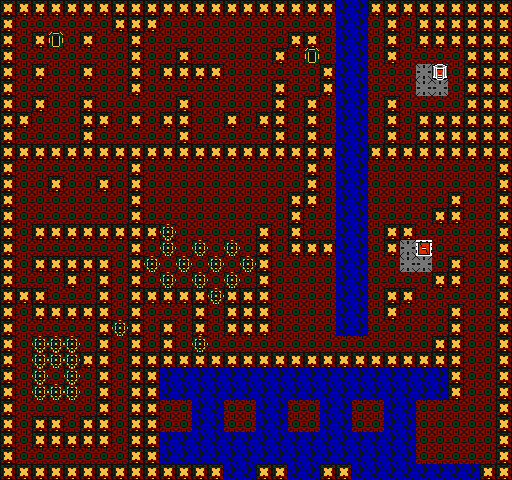

A 2D game scene composited from a Tiled map and its tileset images. What follows is a short description and the map's XML, with every tile layer's data as written:
An orthogonal 32x30 tile map with 16x16 px tiles, 1 tile layer (tilemap), 1 hidden layer not drawn and 3 objects (3x transfer).

<map version="1.0" tiledversion="1.1.2" orientation="orthogonal" renderorder="right-down" width="32" height="30" tilewidth="16" tileheight="16" infinite="0" nextobjectid="4">
 <properties>
  <property name="background_tile" type="int" value="15" />
  <property name="bgm" value="field" />
  <property name="encounter_table" type="int" value="0" />
 </properties>
 <tileset firstgid="1" source="tileset.tsx" />
 <layer name="tilemap" width="32" height="30" locked="1">
  <data encoding="csv">
16,16,16,16,16,16,16,16,16,16,16,16,16,16,16,16,16,16,16,16,16,2,2,16,16,16,16,16,16,16,16,16,
16,17,17,17,17,17,17,16,16,16,17,17,17,17,17,17,17,17,17,17,17,2,2,17,16,17,16,16,16,16,16,16,
16,17,16,6,17,16,17,17,16,17,17,17,17,17,17,17,17,17,16,16,17,2,2,17,16,17,16,16,16,16,16,16,
16,17,17,17,17,17,17,17,16,17,17,16,17,17,17,17,17,16,17,6,17,2,2,17,16,17,17,17,17,16,16,16,
16,17,16,17,17,16,17,17,16,17,16,16,16,16,17,17,17,17,17,17,16,2,2,17,17,17,9,18,17,16,16,16,
16,17,17,17,17,17,17,17,16,17,17,17,17,17,17,17,17,16,17,17,16,2,2,17,17,17,9,9,17,16,16,16,
16,17,16,17,17,16,17,17,17,17,17,16,17,17,17,17,17,16,17,16,17,2,2,17,16,17,17,17,17,16,16,16,
16,16,17,17,17,16,16,17,16,17,16,16,17,17,16,17,16,16,17,16,17,2,2,17,16,17,16,16,16,16,16,16,
16,17,17,17,17,16,17,17,17,17,17,16,17,17,17,17,17,16,17,16,17,2,2,17,16,17,16,16,16,16,16,16,
16,16,16,16,16,16,16,16,16,16,16,16,16,16,16,16,16,16,16,16,16,2,2,16,16,16,16,16,16,16,16,16,
16,17,17,17,17,17,17,17,16,17,17,17,17,17,17,17,17,17,17,16,17,2,2,17,17,17,17,17,17,17,17,16,
16,17,17,16,17,17,16,17,16,17,17,17,17,17,17,17,17,17,17,16,17,2,2,17,17,17,17,17,17,17,17,16,
16,17,17,17,17,17,17,17,16,17,17,17,17,17,17,17,17,17,16,16,17,2,2,17,17,17,17,17,16,17,17,16,
16,17,17,17,17,17,17,17,16,17,17,17,17,17,17,17,17,17,16,17,17,2,2,17,17,17,17,16,16,17,17,16,
16,17,16,16,16,16,16,16,16,16,12,17,17,17,17,17,16,17,16,17,17,2,2,17,16,16,17,17,17,17,17,16,
16,17,17,17,17,17,17,17,16,17,12,17,12,17,12,17,16,17,16,16,16,2,2,17,16,9,8,17,17,17,17,16,
16,17,16,16,16,16,16,17,16,12,17,12,17,12,17,12,16,17,17,17,17,2,2,17,17,9,9,17,16,17,17,16,
16,17,17,17,16,17,16,17,16,17,12,17,12,17,12,17,16,17,17,17,17,2,2,17,17,17,17,16,16,17,17,16,
16,16,16,17,17,17,16,17,16,16,16,16,16,12,16,16,16,17,17,17,17,2,2,17,16,16,17,17,17,17,17,16,
16,17,16,16,16,16,16,17,16,17,17,17,16,17,16,16,16,17,17,17,17,2,2,17,16,17,17,17,16,17,17,16,
16,17,17,17,17,17,16,12,16,17,16,17,16,17,16,16,16,17,17,17,17,2,2,17,17,17,17,17,16,17,17,16,
16,17,12,12,12,17,16,17,16,17,16,17,12,17,17,17,17,17,17,17,17,17,17,17,17,17,17,16,16,17,17,16,
16,17,12,12,12,16,16,17,16,16,16,16,16,16,16,16,16,16,16,16,16,16,16,16,16,16,16,16,16,17,17,16,
16,17,12,17,12,17,16,17,16,16,2,2,2,2,2,2,2,2,2,2,2,2,2,2,2,2,2,2,16,17,17,16,
16,17,12,12,12,17,16,17,16,16,2,2,2,2,2,2,2,2,2,2,2,2,2,2,2,2,2,2,16,17,17,16,
16,17,17,17,17,17,16,17,16,16,17,17,2,2,17,17,2,2,17,17,2,2,17,17,2,2,17,17,17,17,17,16,
16,17,16,16,17,16,16,17,16,16,17,17,2,2,17,17,2,2,17,17,2,2,17,17,2,2,17,17,17,17,17,16,
16,17,16,16,16,16,16,17,16,16,2,2,2,2,2,2,2,2,2,2,2,2,2,2,2,2,17,17,17,17,17,16,
16,17,17,17,17,17,17,17,16,16,2,2,2,2,2,2,2,2,2,2,2,2,2,2,2,2,17,17,17,17,17,16,
16,16,16,16,16,16,16,16,16,16,16,16,16,16,2,2,16,16,2,2,16,16,2,2,2,2,2,2,2,2,16,16
</data>
 </layer>
 <layer name="collision" width="32" height="30" visible="0" locked="1">
  <data encoding="csv">
256,256,256,256,256,256,256,256,256,256,256,256,256,256,256,256,256,256,256,256,256,256,256,256,256,256,256,256,256,256,256,256,
256,0,0,0,0,0,0,256,256,256,0,0,0,0,0,0,0,0,0,0,0,256,256,0,256,0,256,256,256,256,256,256,
256,0,256,0,0,256,0,0,256,0,0,0,0,0,0,0,0,0,256,256,0,256,256,0,256,0,256,256,256,256,256,256,
256,0,0,0,0,0,0,0,256,0,0,256,0,0,0,0,0,256,0,0,0,256,256,0,256,0,0,0,0,256,256,256,
256,0,256,0,0,256,0,0,256,0,256,256,256,256,0,0,0,0,0,0,256,256,256,0,0,0,0,0,0,256,256,256,
256,0,0,0,0,0,0,0,256,0,0,0,0,0,0,0,0,256,0,0,256,256,256,0,0,0,0,0,0,256,256,256,
256,0,256,0,0,256,0,0,0,0,0,256,0,0,0,0,0,256,0,256,0,256,256,0,256,0,0,0,0,256,256,256,
256,256,0,0,0,256,256,0,256,0,256,256,0,0,256,0,256,256,0,256,0,256,256,0,256,0,256,256,256,256,256,256,
256,0,0,0,0,256,0,0,0,0,0,256,0,0,0,0,0,256,0,256,0,256,256,0,256,0,256,256,256,256,256,256,
256,256,256,256,256,256,256,256,256,256,256,256,256,256,256,256,256,256,256,256,256,256,256,256,256,256,256,256,256,256,256,256,
256,0,0,0,0,0,0,0,256,0,0,0,0,0,0,0,0,0,0,256,0,256,256,0,0,0,0,0,0,0,0,256,
256,0,0,256,0,0,256,0,256,0,0,0,0,0,0,0,0,0,0,256,0,256,256,0,0,0,0,0,0,0,0,256,
256,0,0,0,0,0,0,0,256,0,0,0,0,0,0,0,0,0,256,256,0,256,256,0,0,0,0,0,256,0,0,256,
256,0,0,0,0,0,0,0,256,0,0,0,0,0,0,0,0,0,256,0,0,256,256,0,0,0,0,256,256,0,0,256,
256,0,256,256,256,256,256,256,256,256,256,0,0,0,0,0,256,0,256,0,0,256,256,0,256,256,0,0,0,0,0,256,
256,0,0,0,0,0,0,0,256,0,256,0,256,0,256,0,256,0,256,256,256,256,256,0,256,0,0,0,0,0,0,256,
256,0,256,256,256,256,256,0,256,256,0,256,0,256,0,256,256,0,0,0,0,256,256,0,0,0,0,0,256,0,0,256,
256,0,0,0,256,0,256,0,256,0,256,0,256,0,256,0,256,0,0,0,0,256,256,0,0,0,0,256,256,0,0,256,
256,256,256,0,0,0,256,0,256,256,256,256,256,256,256,256,256,0,0,0,0,256,256,0,256,256,0,0,0,0,0,256,
256,0,256,256,256,256,256,0,256,0,0,0,256,0,256,256,256,0,0,0,0,256,256,0,256,0,0,0,256,0,0,256,
256,0,0,0,0,0,256,256,256,0,256,0,256,0,256,256,256,0,0,0,0,256,256,0,0,0,0,0,256,0,0,256,
256,0,256,256,256,0,256,0,256,0,256,0,256,0,0,0,0,0,0,0,0,0,0,0,0,0,0,256,256,0,0,256,
256,0,256,256,256,256,256,0,256,256,256,256,256,256,256,256,256,256,256,256,256,256,256,256,256,256,256,256,256,0,0,256,
256,0,256,0,256,0,256,0,256,256,256,256,256,256,256,256,256,256,256,256,256,256,256,256,256,256,256,256,256,0,0,256,
256,0,256,256,256,0,256,0,256,256,256,256,256,256,256,256,256,256,256,256,256,256,256,256,256,256,256,256,256,0,0,256,
256,0,0,0,0,0,256,0,256,256,0,0,256,256,0,0,256,256,0,0,256,256,0,0,256,256,0,0,0,0,0,256,
256,0,256,256,0,256,256,0,256,256,0,0,256,256,0,0,256,256,0,0,256,256,0,0,256,256,0,0,0,0,0,256,
256,0,256,256,256,256,256,0,256,256,256,256,256,256,256,256,256,256,256,256,256,256,256,256,256,256,0,0,0,0,0,256,
256,0,0,0,0,0,0,0,256,256,256,256,256,256,256,256,256,256,256,256,256,256,256,256,256,256,0,0,0,0,0,256,
256,256,256,256,256,256,256,256,256,256,256,256,256,256,256,256,256,256,256,256,256,256,256,256,256,256,256,256,256,256,256,256
</data>
 </layer>
 <objectgroup name="object">
  <object id="1" name="field_2" type="transfer" gid="242" x="416" y="256" width="16" height="16">
   <properties>
    <property name="transfer_map" value="field" />
    <property name="transfer_x" type="int" value="30" />
    <property name="transfer_y" type="int" value="45" />
   </properties>
  </object>
  <object id="2" name="field_2" type="transfer" gid="242" x="48" y="48" width="16" height="16">
   <properties>
    <property name="transfer_map" value="field" />
    <property name="transfer_x" type="int" value="35" />
    <property name="transfer_y" type="int" value="42" />
   </properties>
  </object>
  <object id="3" name="powerplant_underground" type="transfer" gid="242" x="304" y="64" width="16" height="16">
   <properties>
    <property name="transfer_map" value="powerplant_underground" />
    <property name="transfer_x" type="int" value="6" />
    <property name="transfer_y" type="int" value="7" />
   </properties>
  </object>
 </objectgroup>
</map>
